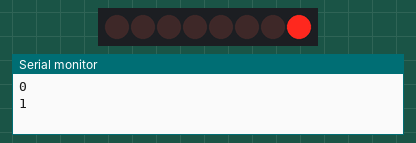
The sketch below on a simulated Arduino Uno, built with avr-gcc and run on an emulated ATmega328P. Shown: 8 shift-register outputs drawn as a row of LEDs (first output left, lit = HIGH), the last lines printed to the serial monitor. Wiring (inferred from the names in the program): shift register (74HC595): data pin 12; shift clock pin 9; latch pin 11. Wiring (inferred from the signals the program sends): row of LEDs: on Q0, Q1, Q2, Q3, Q4, Q5, Q6, Q7.

Above: at 0.15 s.
At 5.06 s:
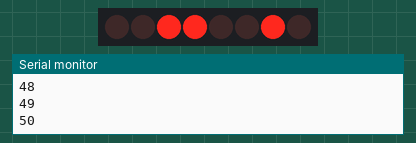
At 10.07 s:
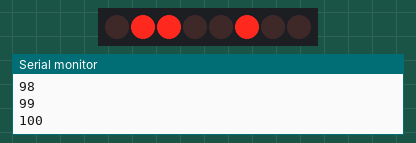
At 20.0 s:
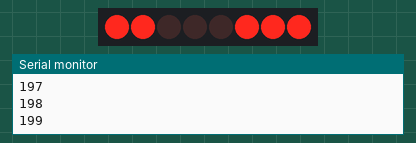
At 29.92 s:
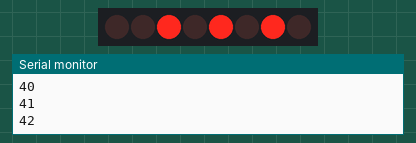
At 39.85 s:
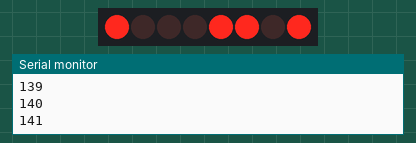
Timing chart, 0 to 40.0 s (numbered marks = the images above):
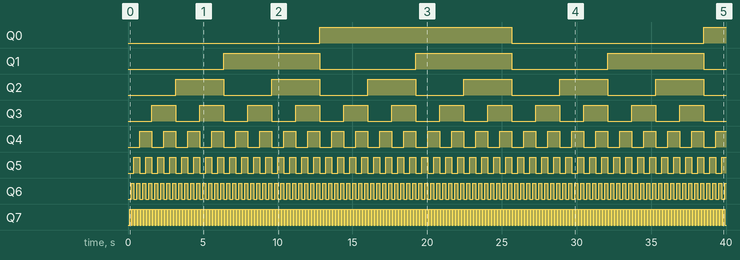

Measured:
- by itself, Q0: LOW → HIGH at 12.8 s, → LOW 12.8 s later, → HIGH 12.8 s later
- by itself, Q1: alternates HIGH for 6.4 s and LOW for 6.4 s
- by itself, Q2: alternates HIGH for 3.2 s and LOW for 3.2 s
- by itself, Q3: alternates HIGH for 1.6 s and LOW for 1.6 s
- by itself, Q4: alternates HIGH for 0.80 s and LOW for 0.80 s
- by itself, Q5: alternates HIGH for 0.40 s and LOW for 0.40 s
- by itself, Q6: alternates HIGH for 0.20 s and LOW for 0.20 s
- by itself, Q7: alternates HIGH for 0.10 s and LOW for 0.10 s

The sketch:

Binary_Counter_with_8_LEDs_and_Parallel_Shift_Register.ino
```cpp
int latchPin = 11;
int clockPin = 9;
int dataPin = 12;
int dt = 100;

byte LEDs = 0;

void setup() {
  Serial.begin(9600);
  pinMode(latchPin, OUTPUT);
  pinMode(dataPin, OUTPUT);
  pinMode(clockPin, OUTPUT);
}

void loop() {
  Serial.println(LEDs);
  digitalWrite(latchPin, LOW);
  shiftOut(dataPin, clockPin, LSBFIRST, LEDs);
  digitalWrite(latchPin, HIGH);
  LEDs += 1;
  delay(dt);
}
```
